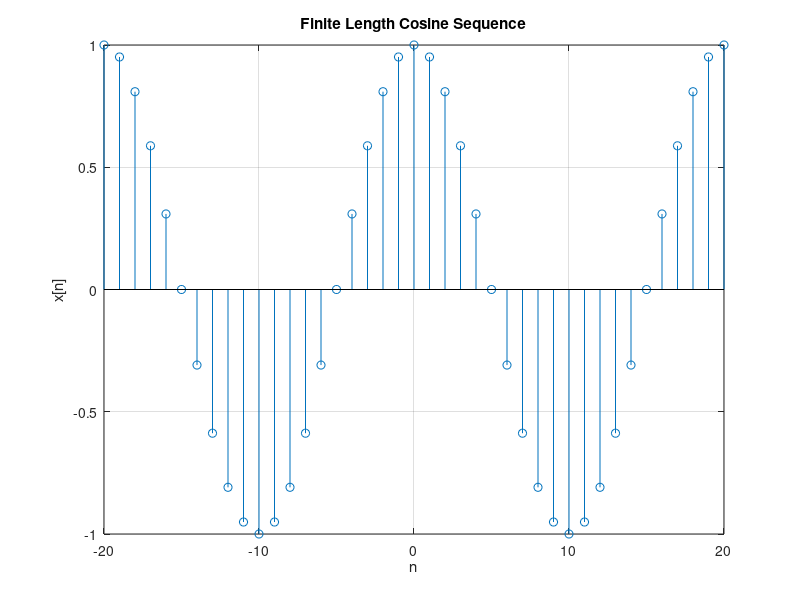
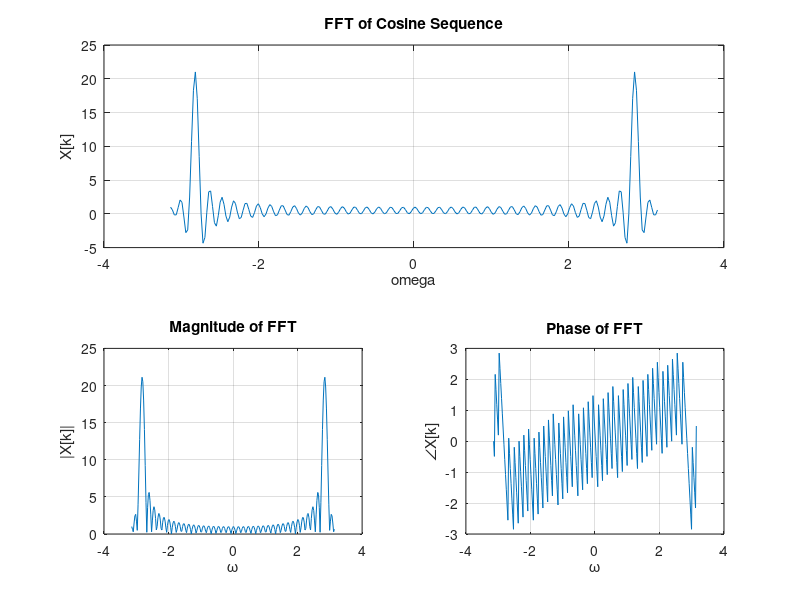

MATLAB code to generate these figures, in order:
% Clear and reset
clear
clc
close all


n = -20:20;
x = cos(pi * n / 10);   % Finite-length cosine

figure
stem(n, x)
title('Finite Length Cosine Sequence')
xlabel('n')
ylabel('x[n]')
grid on

N = 256;
X = fft(x, N);
omega = linspace(-pi, pi, N);

figure
subplot(2,2,[1,2])
plot(omega, X)
title("FFT of Cosine Sequence")
xlabel("\omega")
ylabel("X[k]")
grid on

subplot(2,2,3)
plot(omega, abs(X))
title('Magnitude of FFT')
xlabel('\omega')
ylabel('|X[k]|')
grid on

subplot(2,2,4)
plot(omega, angle(X))
title("Phase of FFT")
xlabel('\omega')
ylabel('∠X[k]')
grid on
